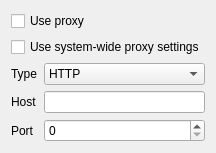
      <widget class="QWidget" name="pageProxy">
       <layout class="QFormLayout" name="formLayout_10">
        <item row="0" column="0" colspan="2">
         <widget class="QCheckBox" name="checkProxyUse">
          <property name="text">
           <string>Use proxy</string>
          </property>
         </widget>
        </item>
        <item row="1" column="0" colspan="2">
         <widget class="QWidget" name="widgetProxy" native="true">
          <layout class="QFormLayout" name="formLayout_16">
           <property name="leftMargin">
            <number>0</number>
           </property>
           <property name="topMargin">
            <number>0</number>
           </property>
           <property name="rightMargin">
            <number>0</number>
           </property>
           <property name="bottomMargin">
            <number>0</number>
           </property>
           <item row="1" column="0" colspan="2">
            <widget class="QWidget" name="widgetCustomProxy" native="true">
             <layout class="QFormLayout" name="formLayout_25">
              <property name="leftMargin">
               <number>0</number>
              </property>
              <property name="topMargin">
               <number>0</number>
              </property>
              <property name="rightMargin">
               <number>0</number>
              </property>
              <property name="bottomMargin">
               <number>0</number>
              </property>
              <item row="0" column="0">
               <widget class="QLabel" name="label_4">
                <property name="text">
                 <string>Type</string>
                </property>
               </widget>
              </item>
              <item row="0" column="1">
               <widget class="QComboBox" name="comboProxyType">
                <item>
                 <property name="text">
                  <string>HTTP</string>
                 </property>
                </item>
                <item>
                 <property name="text">
                  <string>SOCKS v5</string>
                 </property>
                </item>
               </widget>
              </item>
              <item row="1" column="0">
               <widget class="QLabel" name="label_56">
                <property name="text">
                 <string>Host</string>
                </property>
               </widget>
              </item>
              <item row="1" column="1">
               <widget class="QLineEdit" name="lineProxyHostName"/>
              </item>
              <item row="2" column="0">
               <widget class="QLabel" name="label_57">
                <property name="text">
                 <string>Port</string>
                </property>
               </widget>
              </item>
              <item row="2" column="1">
               <widget class="QSpinBox" name="spinProxyPort">
                <property name="maximum">
                 <number>99999</number>
                </property>
               </widget>
              </item>
             </layout>
            </widget>
           </item>
           <item row="0" column="0" colspan="2">
            <widget class="QCheckBox" name="checkProxyUseSystem">
             <property name="text">
              <string>Use system-wide proxy settings</string>
             </property>
            </widget>
           </item>
          </layout>
         </widget>
        </item>
       </layout>
      </widget>
